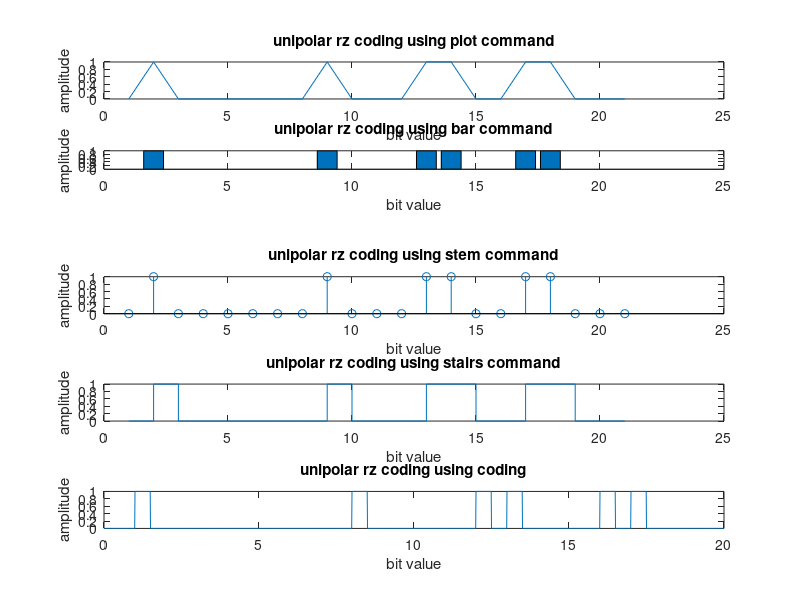

This chart was generated by the following MATLAB code:
clc;
clear all;
close all;
for i=1:20
    r(i)=rand
    if r(i)<0.5
        b(i)=0
    else
        b(i)=1
    end
end
l=length(b);
b(l+1)=0;
n=1;

subplot(5,1,1)
plot(b)
title('unipolar rz coding using plot command')
xlabel('bit value')
ylabel('amplitude')

subplot(6,1,2)
bar(b)
title('unipolar rz coding using bar command')
xlabel('bit value')
ylabel('amplitude')

subplot(5,1,3)
stem(b)
title('unipolar rz coding using stem command')
xlabel('bit value')
ylabel('amplitude')

subplot(5,1,4)
stairs(b)
title('unipolar rz coding using stairs command')
xlabel('bit value')
ylabel('amplitude')

res=.01;
t=0:res:(l-res)
i=1;
while i<l+1
    for j=((i-1)/res)+1:i/res
        if j<(2*i-1)/(2*res)+1
            y(j)=b(i);
        else
            y(j)=0;
        end
    end
    i=i+1;
end

subplot(5,1,5)
plot(t,y)
title('unipolar rz coding using coding')
xlabel('bit value')
ylabel('amplitude')

